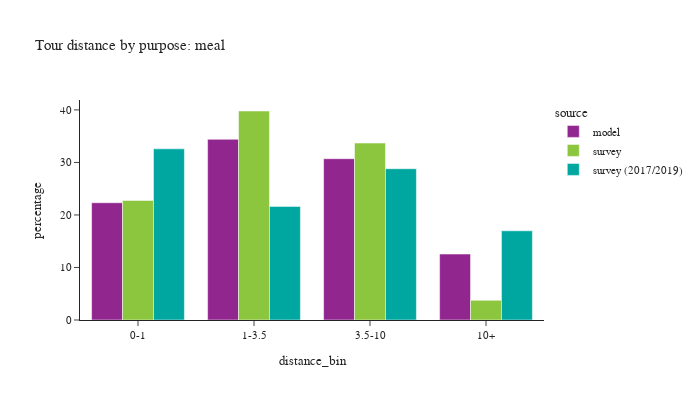

Here is the notebook cell this chart was saved with:
### Code cell
plot_bins(tour, tour['pdpurp'] == 6, 'meal')

### Figure 1 — Plotly figure (JSON) as saved in the notebook; plotly's stock layout.template omitted (floating-point values rounded to 4 significant figures)
{"data": [{"alignmentgroup": "True", "customdata": [[26378], [40649], [36281], [14837]], "hovertemplate": "source=model<br>distance_bin=%{x}<br>percentage=%{y}<br>sample count=%{customdata[0]}<extra></extra>", "legendgroup": "model", "marker": {"color": "#91268F", "pattern": {"shape": ""}}, "name": "model", "offsetgroup": "model", "orientation": "v", "showlegend": true, "textposition": "auto", "type": "bar", "x": ["0-1", "1-3.5", "3.5-10", "10+"], "xaxis": "x", "y": [22.33, 34.41, 30.71, 12.56], "yaxis": "y"}, {"alignmentgroup": "True", "customdata": [[336], [270], [196], [73]], "hovertemplate": "source=survey<br>distance_bin=%{x}<br>percentage=%{y}<br>sample count=%{customdata[0]}<extra></extra>", "legendgroup": "survey", "marker": {"color": "#8CC63E", "pattern": {"shape": ""}}, "name": "survey", "offsetgroup": "survey", "orientation": "v", "showlegend": true, "textposition": "auto", "type": "bar", "x": ["0-1", "1-3.5", "3.5-10", "10+"], "xaxis": "x", "y": [22.76, 39.79, 33.69, 3.754], "yaxis": "y"}, {"alignmentgroup": "True", "customdata": [[1018], [569], [335], [131]], "hovertemplate": "source=survey (2017/2019)<br>distance_bin=%{x}<br>percentage=%{y}<br>sample count=%{customdata[0]}<extra></extra>", "legendgroup": "survey (2017/2019)", "marker": {"color": "#00A7A0", "pattern": {"shape": ""}}, "name": "survey (2017/2019)", "offsetgroup": "survey (2017/2019)", "orientation": "v", "showlegend": true, "textposition": "auto", "type": "bar", "x": ["0-1", "1-3.5", "3.5-10", "10+"], "xaxis": "x", "y": [32.59, 21.63, 28.8, 16.98], "yaxis": "y"}], "layout": {"barmode": "group", "font": {"size": 11}, "height": 400, "legend": {"title": {"text": "source"}, "tracegroupgap": 0}, "title": {"text": "Tour distance by purpose: meal"}, "width": 700, "xaxis": {"anchor": "y", "domain": [0, 1], "title": {"text": "distance_bin"}}, "yaxis": {"anchor": "x", "domain": [0, 1], "title": {"text": "percentage"}}}}
